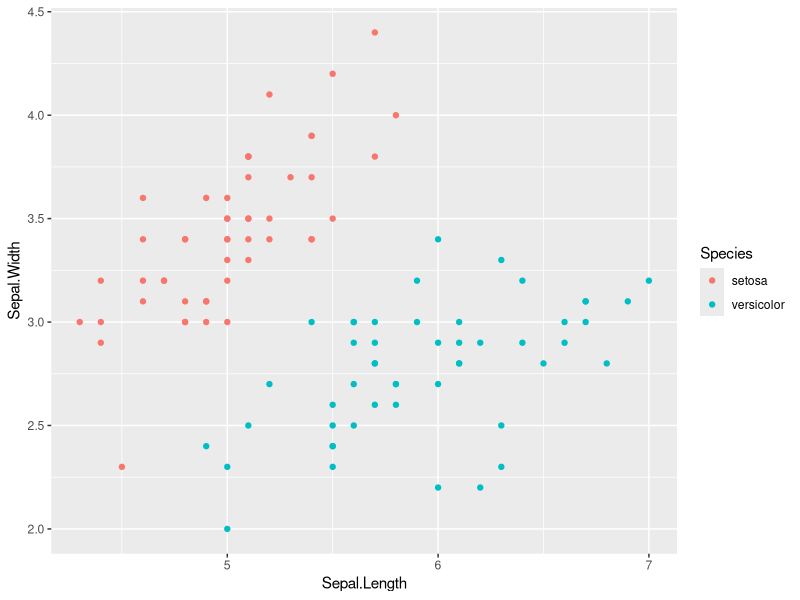

Recreate this plot in R. (Note: this script raises an error after producing the figure.)
#
##########
#a=2;b=6-a;b
#c=-(a/6)*log2(a/6) - (b/6)*log2(b/6);c

#R语言SVM实例
library(e1071)
#去掉一类，变成两类
x=iris[which(iris$Species!="virginica"),];
x$Species=factor(x$Species)
str(x);dim(x)
#生成抽样序列
set.seed(100)
ind=sample(2,nrow(x),replace=TRUE,prob=c(0.8,0.2));ind
#取80%作为训练集，20为测试集
x_train=x[ind==1,];dim(x_train)
x_test=x[ind==2,c(1:4)];dim(x_test) #去掉标签
#fitting model
fit=svm(Species~., data=x_train)
summary(fit)

#predict Output
predicted=predict(fit,x_test)
predicted
#给出混淆矩阵:分类100%正确
table(predicted,x[ind==2,c(5)])
#
#The end
#SVM好像无法给出ROC曲线？ //todo
#





#
#用两类画点图。和上文无关，上文是四个维度。
library(ggplot2)
ggplot(x, aes(Sepal.Length, Sepal.Width, color=Species))+geom_point()
#

#保存csv数据，供python调用
write.csv(x_train, "c://Tools/x_train.csv",row.names = FALSE)
write.csv(x_test, "c://Tools/x_test.csv",row.names = FALSE)
write.csv(y_test, "c://Tools/y_test.csv",row.names = FALSE)
#